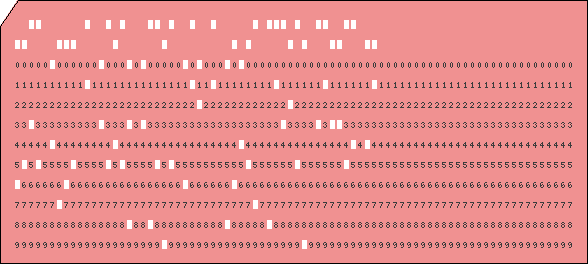
#> input picture EKOPARTY 2016/Misc - Old but gold 250 pts/f7191b128c49ecfef0b27cd049550ae75249f86b.png, 588 x 264 px
$ python 'Misc - Old but gold 250 pts.py'   (Python 2 division)
#> lines starting #> are read from the running program, lines starting #| are printed output that depends on the picture
from PIL import Image
'''
Punch Card
'''
def translate(filename):
	# IBM-029
	mapp = {'a':'&', 'b':'-', '0':'0', '1':'1', '2':'2', '3':'3', '4':'4', '5':'5', '6':'6', '7':'7', '8':'8', '9':'9', 'a1':'A', 'a2':'B', 'a3':'C', 'a4':'D', 'a5':'E', 'a6':'F', 'a7':'G', 'a8':'H', 'a9':'I', 'b1':'J', 'b2':'K', 'b3':'L', 'b4':'M', 'b5':'N', 'b6':'O', 'b7':'P', 'b8':'Q', 'b9':'R', '01':'/', '02':'S', '03':'T', '04':'U', '05':'V', '06':'W', '07':'X', '08':'Y', '09':'Z', '28':':', '38':'#', '48':'@', '58':'\'', '68':'=', '78':'"', 'a28':'\\', 'a38':'.', 'a48':'<', 'a58':'(', 'a68':'+', 'a78':'|', 'b28':'!', 'b38':'$', 'b48':'*', 'b58':')', 'b68':';', 'b78':'^', '038':',', '048':'%', '058':'_', '068':'>', '078':'?'}

	# IBM-EBCDIC
	mapp = {'0':'0', '1':'1', '2':'2', '3':'3', '4':'4', '5':'5', '6':'6', '7':'7', '8':'8', '9':'9', 'a01':'a', 'a02':'b', 'a03':'c', 'a04':'d', 'a05':'e', 'a06':'f', 'a07':'g', 'a08':'h', 'a09':'i', 'ab1':'j', 'ab2':'k', 'ab3':'l', 'ab4':'m', 'ab5':'n', 'ab6':'o', 'ab7':'p', 'ab8':'q', 'ab9':'r', 'b02':'s', 'b03':'t', 'b04':'u', 'b05':'v', 'b06':'w', 'b07':'x', 'b08':'y', 'b09':'z', 'a1':'A', 'a2':'B', 'a3':'C', 'a4':'D', 'a5':'E', 'a6':'F', 'a7':'G', 'a8':'H', 'a9':'I', 'b1':'J', 'b2':'K', 'b3':'L', 'b4':'M', 'b5':'N', 'b6':'O', 'b7':'P', 'b8':'Q', 'b9':'R', '02':'S', '03':'T', '04':'U', '05':'V', '06':'W', '07':'X', '08':'Y', '09':'Z', 'b28':'!', '78':'"', '38':'#', 'b38':'$', '048':'%', 'a':'&', 'b78':'\\', '58':'\'', 'a58':'(', 'b58':')', 'b48':'*', 'a68':'+', '038':',', 'b':'-', 'a38':'.', '01':'/', '28':':', 'b68':';', '078':'?'}

	text = ''
	im = Image.open(filename)
#> im is the input picture: PIL image 588x264 RGBA; mean R, G, B, A 228.3, 141.8, 141.8, 255
	pix = im.load()
	width, height = im.size
#> width = 588; height = 264
	for w in range(17, 460, 7):
		indx = ''
		i = -2
		for h in range(22, height-2, 20):
			r, g, b, a = pix[w, h]
			if r == 255:
				if i == -2:
					indx += 'a'
				elif i == -1:
					indx += 'b'
				else:
					indx += str(i)
			i += 1
		if indx == '':
			text += ' '
		else:
			text += mapp[indx]
	return text

print 'E :I :', translate('f7191b128c49ecfef0b27cd049550ae75249f86b.png')
print 'K :I :', translate('2d77fbd5eda9ed661a7834d8273815722fb97ccc.png')
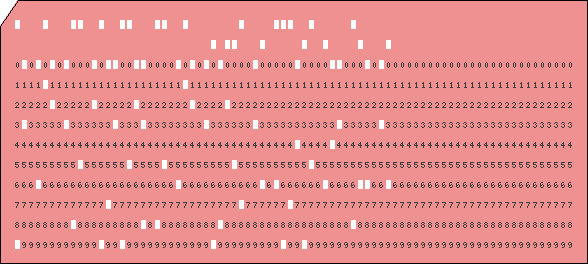
#> input picture EKOPARTY 2016/Misc - Old but gold 250 pts/2d77fbd5eda9ed661a7834d8273815722fb97ccc.png, 588 x 264 px
#> in translate, im is the input picture: PIL image 588x264 RGBA; mean R, G, B, A 228.5, 142, 142, 255
print 'O :U :', translate('89596be1f6463cb83abaecac7a375546069ecf0f.png')
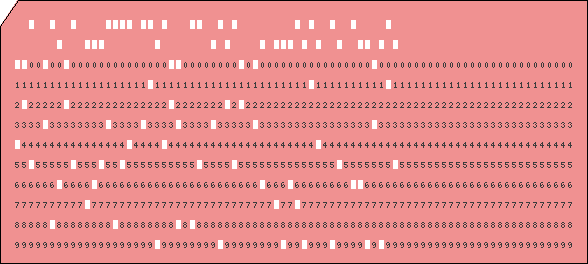
#> input picture EKOPARTY 2016/Misc - Old but gold 250 pts/89596be1f6463cb83abaecac7a375546069ecf0f.png, 588 x 264 px
#> in translate, im is the input picture: PIL image 588x264 RGBA; mean R, G, B, A 228.4, 142.1, 142.1, 255
print '( :U :', translate('a034586b253b057c96da0b6707364853886b22b6.png')
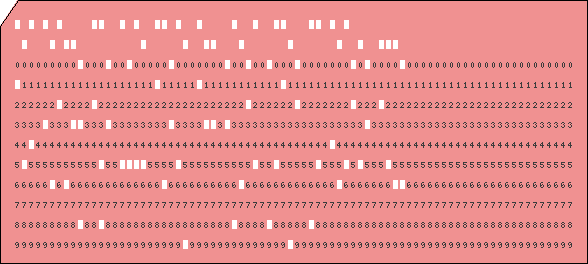
#> input picture EKOPARTY 2016/Misc - Old but gold 250 pts/a034586b253b057c96da0b6707364853886b22b6.png, 588 x 264 px
#> in translate, im is the input picture: PIL image 588x264 RGBA; mean R, G, B, A 228.5, 142.2, 142.2, 255
print 'M :W :', translate('cdeea42d7f7216f93a9f1eb93b2723c70e693bea.png')
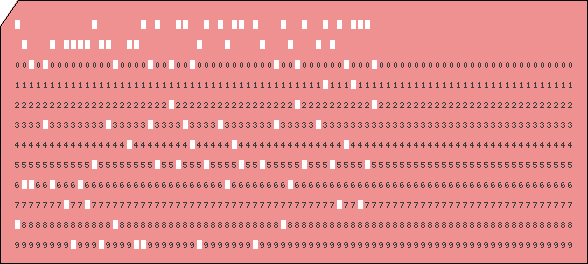
#> input picture EKOPARTY 2016/Misc - Old but gold 250 pts/cdeea42d7f7216f93a9f1eb93b2723c70e693bea.png, 588 x 264 px
#> in translate, im is the input picture: PIL image 588x264 RGBA; mean R, G, B, A 228.4, 141.9, 141.9, 255
print '4 :A :', translate('a9aba85ebcb160a7b18ea22abfb9589bd3ce1914.png')
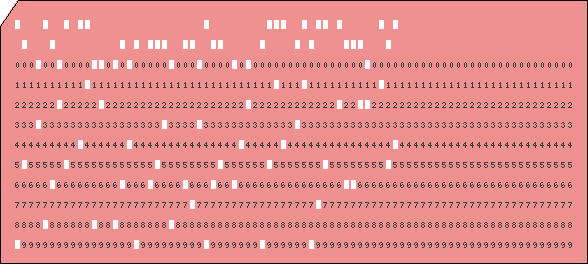
#> input picture EKOPARTY 2016/Misc - Old but gold 250 pts/a9aba85ebcb160a7b18ea22abfb9589bd3ce1914.png, 588 x 264 px
#> in translate, im is the input picture: PIL image 588x264 RGBA; mean R, G, B, A 228.4, 142, 142, 255
#> (the run stopped early here; a loop or call above may not have finished)
